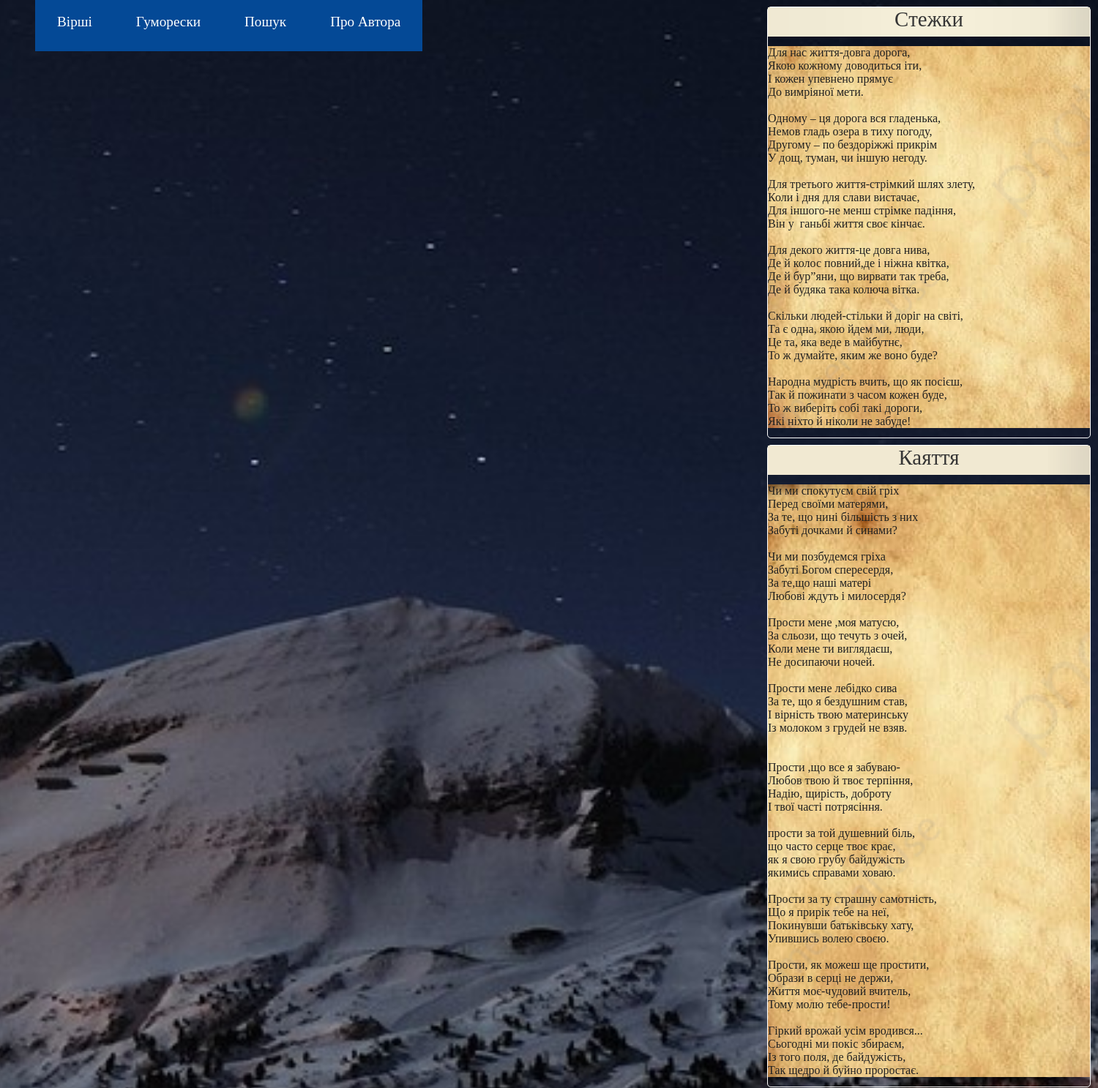
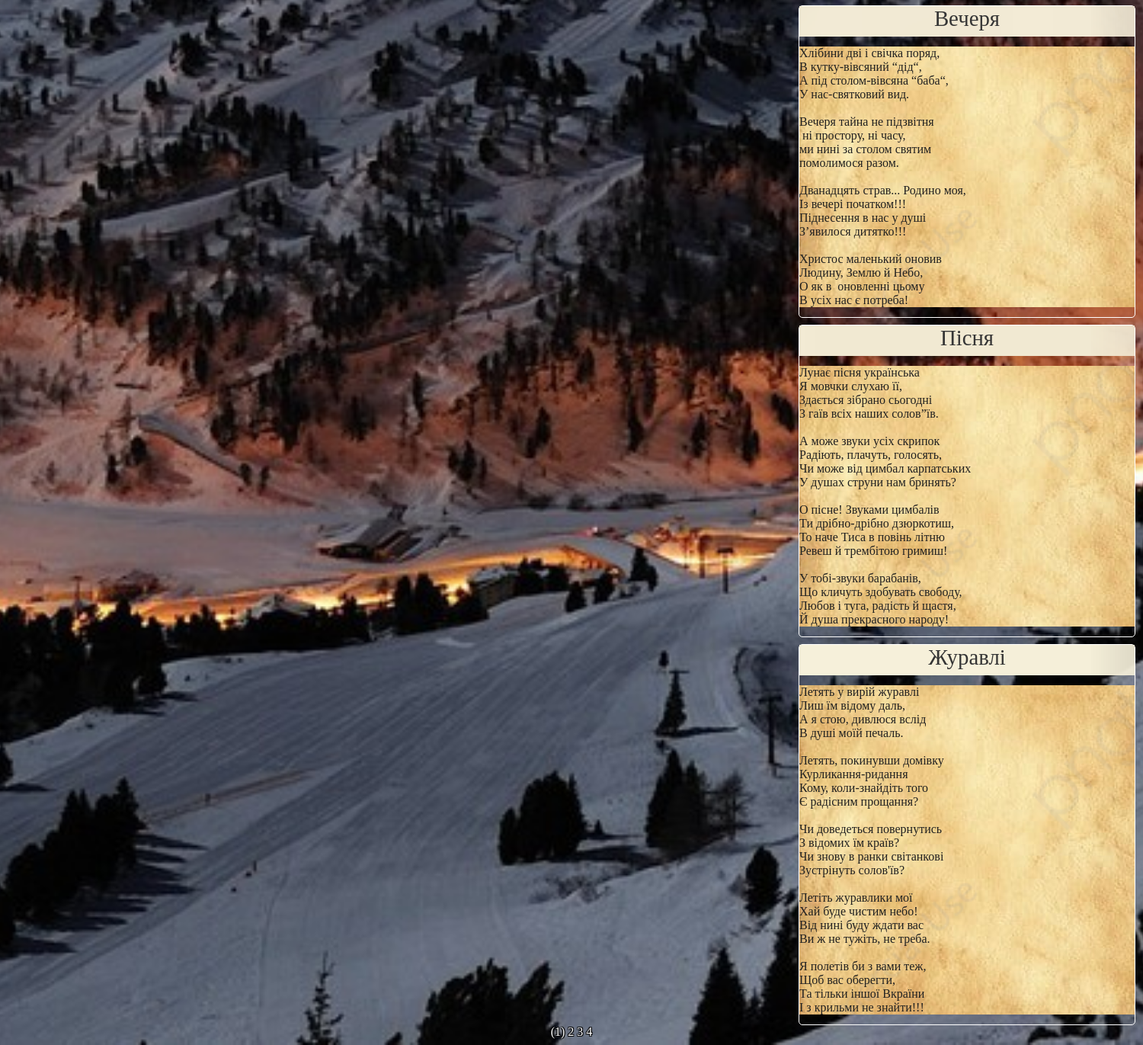
Page /poems/1 on the committed database (2 pictures, top to bottom).
### app/models.py (models this page shows)
class Poem(db.Model):
    id = db.Column(db.Integer, primary_key=True)
    title = db.Column(db.String(20), unique=True)
    text = db.Column(db.String(1028), unique=True)

### app/routes.py (the view)
@app.route('/poems/<int:page_num>')
def poems(page_num):
    poems = Poem.query.paginate(per_page=5, page=page_num, error_out=True)
    return render_template('poems.html', title='Вірші',  poems=poems)

### app/templates/poems.html
{% extends "base.html" %}
{% block app_content %}
    {% for poem in poems.items %}
        {% include "_poem.html" %}
    {% endfor %}
    <div class="pagination-links">
    {% for page in poems.iter_pages() %}
        {% if page %}
            {% if page != poems.page %}
                <a href="{{ url_for('poems', page_num=page) }}">{{ page }}</a>
            {% else %}
                <span style="color: white;">({{ page }})</span>
            {% endif %}
        {% else %}
            <span class=ellipsis style="color: white;">…</span>
        {% endif %}
    {% endfor %}
    </div>
{% endblock %}

### app/templates/base.html (shortened to what this page needs)
<html>
    <head>
        <link rel="stylesheet" href="{{ url_for('static', filename='styles.css') }}"/>
    </head>
    <body>
        <div id="navbar-container">
            <div id="navbar">
                <div class="link-div">
                    <nav>
                        <ul class="nav-links">
                            <li><a href="{{ url_for('poems', page_num=1) }}">Вірші</a></li>
                            <li><a href="{{ url_for('humoresques', hum_page_num=1) }}">Гуморески</a></li>
                            <li><a href="{{ url_for('search') }}">Пошук</a></li>
                            <li><a href="{{ url_for('about') }}">Про Автора</a></li>
                        </ul>
                    </nav>
                </div>
            </div>
        </div>
        <div id="page_container">
            {% block content %}
            <div class="container-fluid" style="margin-top: 100px;">
                {% block app_content %}{% endblock %}
            </div>
            {% endblock %}
        </div>
    </body>
</html>

### app/templates/_poem.html
{% extends "base.html" %}
{% block app_content %}
    <div id="poem-container">
        <div id="title">{{poem.title}}</div>
        <pre><div id="text">{{poem.text}}</div></pre>
    </div>
{% endblock %}

### app/static/styles.css (style rules this page uses)
#poem-container { width: 440px; border: 1px solid white; color: white; margin-left: 65rem; margin-top: -5.7rem; border-radius: 5px; }
#title { width: 100%; height: 40px; background: url('/static/title_bg.jpg') no-repeat center center fixed; -webkit-background-size: cover; -moz-background-size: cover; -o-background-size: cover; background-size: cover; font-family: 'Lobster Two', cursive; font-size: 1.8rem; color: #353535; text-align: center; }
#text { background: url('/static/poem_bg.jpg') no-repeat center center; width: 100%; -webkit-background-size: cover; -moz-background-size: cover; -o-background-size: cover; background-size: cover; font-family: 'Lobster Two', cursive ; font-size: 1rem; color: #212121; }
#navbar-container { position: absolute; top: 0; height: 100px; width: 50%; }
#navbar { position: fixed; display: flex; justify-content: space-between; align-items: center; font-size: 1.2rem; margin-bottom: 100px; }
a { text-decoration: none; color: white; }
body { background: url('/static/night-mnt.jpg') no-repeat center center fixed; -webkit-background-size: cover; -moz-background-size: cover; -o-background-size: cover; background-size: cover; font-family: 'Lobster Two', cursive; }
.nav-links { display: flex; list-style: none; }
.nav-links a { padding: 30px; margin-right: 0px; background: rgb(4, 73, 150); transition: 0.3s ease-out; }
.pagination-links { text-align: center; text-shadow: -1px -1px 0 #000, 1px -1px 0 #000, -1px 1px 0 #000, 1px 1px 0 #000; float: bottom 0; }

### rows in the picture
Poem: title "Cтежки", text "Для нас життя-довга дорога, Якою кожному доводиться іти, І кожен упевнено прямує До вимріяної мети. Одному – ця дорога вся гладенька, Немов гладь озера в тиху погоду, Другому – по бездоріжжі прикрім У дощ, туман, чи іншую негоду. Для третього життя-стрімкий шлях злету, Коли і дня для слави вистачає, Для іншого-не менш стрімке падіння, Він у ганьбі життя своє кінчає. Для декого життя-це довга нива, Де й колос повний,де і ніжна квітка, Де й бур”яни, що вирвати так треба, Де й будяка така колюча вітка. Скільки людей-стільки й доріг на світі, Та є одна, якою йдем ми, люди, Це та, яка веде в майбутнє, То ж думайте, яким же воно буде? Народна мудрість вчить, що як посієш, Так й пожинати з часом…"
Poem: title "Каяття", text "Чи ми спокутуєм свій гріх Перед своїми матерями, За те, що нині більшість з них Забуті дочками й синами? Чи ми позбудемся гріха Забуті Богом спересердя, За те,що наші матері Любові ждуть і милосердя? Прости мене ,моя матусю, За сльози, що течуть з очей, Коли мене ти виглядаєш, Не досипаючи ночей. Прости мене лебідко сива За те, що я бездушним став, І вірність твою материнську Із молоком з грудей не взяв. Прости ,що все я забуваю- Любов твою й твоє терпіння, Надію, щирість, доброту І твої часті потрясіння. прости за той душевний біль, що часто серце твоє крає, як я свою грубу байдужість якимись справами ховаю. Прости за ту страшну самотність, Що я прирік тебе на неї, Покинувши батьківську…"
Poem: title "Вечеря", text "Хлібини дві і свічка поряд, В кутку-вівсяний “дід“, А під столом-вівсяна “баба“, У нас-святковий вид. Вечеря тайна не підзвітня ні простору, ні часу, ми нині за столом святим помолимося разом. Дванадцять страв... Родино моя, Із вечері початком!!! Піднесення в нас у душі З’явилося дитятко!!! Христос маленький оновив Людину, Землю й Небо, О як в оновленні цьому В усіх нас є потреба!"
Poem: title "Пісня", text "Лунає пісня українська Я мовчки слухаю її, Здається зібрано сьогодні З гаїв всіх наших солов”їв. А може звуки усіх скрипок Радіють, плачуть, голосять, Чи може від цимбал карпатських У душах струни нам бринять? О пісне! Звуками цимбалів Ти дрібно-дрібно дзюркотиш, То наче Тиса в повінь літню Ревеш й трембітою гримиш! У тобі-звуки барабанів, Що кличуть здобувать свободу, Любов і туга, радість й щастя, Й душа прекрасного народу!"
Poem: title "Журавлі", text "Летять у вирій журавлі Лиш їм відому даль, А я стою, дивлюся вслід В душі моїй печаль. Летять, покинувши домівку Курликання-ридання Кому, коли-знайдіть того Є радісним прощання? Чи доведеться повернутись З відомих їм країв? Чи знову в ранки світанкові Зустрінуть солов'їв? Летіть журавлики мої Хай буде чистим небо! Від нині буду ждати вас Ви ж не тужіть, не треба. Я полетів би з вами теж, Щоб вас оберегти, Та тільки іншої Вкраїни І з крильми не знайти!!!"

### other values in the picture
{{ page }} "1"
{{ page }} "2" "3" "4"
